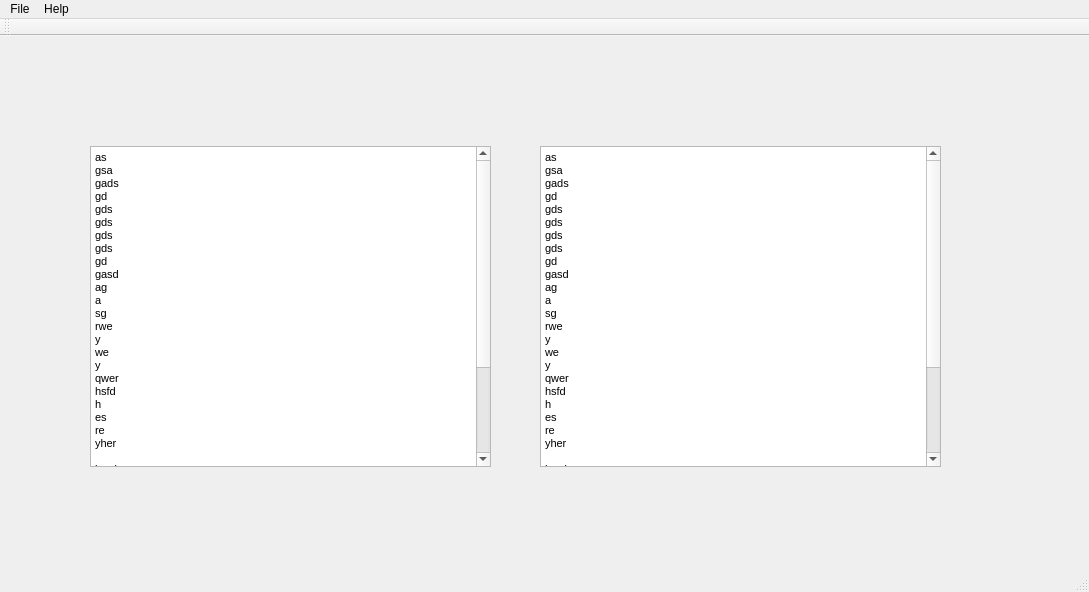
<?xml version="1.0" encoding="UTF-8"?>
<ui version="4.0">
 <class>MainWindow</class>
 <widget class="QMainWindow" name="MainWindow">
  <property name="geometry">
   <rect>
    <x>0</x>
    <y>0</y>
    <width>1089</width>
    <height>592</height>
   </rect>
  </property>
  <property name="windowTitle">
   <string>MainWindow</string>
  </property>
  <widget class="QWidget" name="centralWidget">
   <widget class="QTextEdit" name="textEdit">
    <property name="geometry">
     <rect>
      <x>90</x>
      <y>110</y>
      <width>401</width>
      <height>321</height>
     </rect>
    </property>
    <property name="html">
     <string>&lt;!DOCTYPE HTML PUBLIC &quot;-//W3C//DTD HTML 4.0//EN&quot; &quot;http://www.w3.org/TR/REC-html40/strict.dtd&quot;&gt;
&lt;html&gt;&lt;head&gt;&lt;meta name=&quot;qrichtext&quot; content=&quot;1&quot; /&gt;&lt;style type=&quot;text/css&quot;&gt;
p, li { white-space: pre-wrap; }
&lt;/style&gt;&lt;/head&gt;&lt;body style=&quot; font-family:'MS Shell Dlg 2'; font-size:8.25pt; font-weight:400; font-style:normal;&quot;&gt;
&lt;p style=&quot; margin-top:0px; margin-bottom:0px; margin-left:0px; margin-right:0px; -qt-block-indent:0; text-indent:0px;&quot;&gt;&lt;span style=&quot; font-size:8pt;&quot;&gt;as&lt;/span&gt;&lt;/p&gt;
&lt;p style=&quot; margin-top:0px; margin-bottom:0px; margin-left:0px; margin-right:0px; -qt-block-indent:0; text-indent:0px;&quot;&gt;&lt;span style=&quot; font-size:8pt;&quot;&gt;gsa&lt;/span&gt;&lt;/p&gt;
&lt;p style=&quot; margin-top:0px; margin-bottom:0px; margin-left:0px; margin-right:0px; -qt-block-indent:0; text-indent:0px;&quot;&gt;&lt;span style=&quot; font-size:8pt;&quot;&gt;gads&lt;/span&gt;&lt;/p&gt;
&lt;p style=&quot; margin-top:0px; margin-bottom:0px; margin-left:0px; margin-right:0px; -qt-block-indent:0; text-indent:0px;&quot;&gt;&lt;span style=&quot; font-size:8pt;&quot;&gt;gd&lt;/span&gt;&lt;/p&gt;
&lt;p style=&quot; margin-top:0px; margin-bottom:0px; margin-left:0px; margin-right:0px; -qt-block-indent:0; text-indent:0px;&quot;&gt;&lt;span style=&quot; font-size:8pt;&quot;&gt;gds&lt;/span&gt;&lt;/p&gt;
&lt;p style=&quot; margin-top:0px; margin-bottom:0px; margin-left:0px; margin-right:0px; -qt-block-indent:0; text-indent:0px;&quot;&gt;&lt;span style=&quot; font-size:8pt;&quot;&gt;gds&lt;/span&gt;&lt;/p&gt;
&lt;p style=&quot; margin-top:0px; margin-bottom:0px; margin-left:0px; margin-right:0px; -qt-block-indent:0; text-indent:0px;&quot;&gt;&lt;span style=&quot; font-size:8pt;&quot;&gt;gds&lt;/span&gt;&lt;/p&gt;
&lt;p style=&quot; margin-top:0px; margin-bottom:0px; margin-left:0px; margin-right:0px; -qt-block-indent:0; text-indent:0px;&quot;&gt;&lt;span style=&quot; font-size:8pt;&quot;&gt;gds&lt;/span&gt;&lt;/p&gt;
&lt;p style=&quot; margin-top:0px; margin-bottom:0px; margin-left:0px; margin-right:0px; -qt-block-indent:0; text-indent:0px;&quot;&gt;&lt;span style=&quot; font-size:8pt;&quot;&gt;gd&lt;/span&gt;&lt;/p&gt;
&lt;p style=&quot; margin-top:0px; margin-bottom:0px; margin-left:0px; margin-right:0px; -qt-block-indent:0; text-indent:0px;&quot;&gt;&lt;span style=&quot; font-size:8pt;&quot;&gt;gasd&lt;/span&gt;&lt;/p&gt;
&lt;p style=&quot; margin-top:0px; margin-bottom:0px; margin-left:0px; margin-right:0px; -qt-block-indent:0; text-indent:0px;&quot;&gt;&lt;span style=&quot; font-size:8pt;&quot;&gt;ag&lt;/span&gt;&lt;/p&gt;
&lt;p style=&quot; margin-top:0px; margin-bottom:0px; margin-left:0px; margin-right:0px; -qt-block-indent:0; text-indent:0px;&quot;&gt;&lt;span style=&quot; font-size:8pt;&quot;&gt;a&lt;/span&gt;&lt;/p&gt;
&lt;p style=&quot; margin-top:0px; margin-bottom:0px; margin-left:0px; margin-right:0px; -qt-block-indent:0; text-indent:0px;&quot;&gt;&lt;span style=&quot; font-size:8pt;&quot;&gt;sg&lt;/span&gt;&lt;/p&gt;
&lt;p style=&quot; margin-top:0px; margin-bottom:0px; margin-left:0px; margin-right:0px; -qt-block-indent:0; text-indent:0px;&quot;&gt;&lt;span style=&quot; font-size:8pt;&quot;&gt;rwe&lt;/span&gt;&lt;/p&gt;
&lt;p style=&quot; margin-top:0px; margin-bottom:0px; margin-left:0px; margin-right:0px; -qt-block-indent:0; text-indent:0px;&quot;&gt;&lt;span style=&quot; font-size:8pt;&quot;&gt;y&lt;/span&gt;&lt;/p&gt;
&lt;p style=&quot; margin-top:0px; margin-bottom:0px; margin-left:0px; margin-right:0px; -qt-block-indent:0; text-indent:0px;&quot;&gt;&lt;span style=&quot; font-size:8pt;&quot;&gt;we&lt;/span&gt;&lt;/p&gt;
&lt;p style=&quot; margin-top:0px; margin-bottom:0px; margin-left:0px; margin-right:0px; -qt-block-indent:0; text-indent:0px;&quot;&gt;&lt;span style=&quot; font-size:8pt;&quot;&gt;y&lt;/span&gt;&lt;/p&gt;
&lt;p style=&quot; margin-top:0px; margin-bottom:0px; margin-left:0px; margin-right:0px; -qt-block-indent:0; text-indent:0px;&quot;&gt;&lt;span style=&quot; font-size:8pt;&quot;&gt;qwer&lt;/span&gt;&lt;/p&gt;
&lt;p style=&quot; margin-top:0px; margin-bottom:0px; margin-left:0px; margin-right:0px; -qt-block-indent:0; text-indent:0px;&quot;&gt;&lt;span style=&quot; font-size:8pt;&quot;&gt;hsfd&lt;/span&gt;&lt;/p&gt;
&lt;p style=&quot; margin-top:0px; margin-bottom:0px; margin-left:0px; margin-right:0px; -qt-block-indent:0; text-indent:0px;&quot;&gt;&lt;span style=&quot; font-size:8pt;&quot;&gt;h&lt;/span&gt;&lt;/p&gt;
&lt;p style=&quot; margin-top:0px; margin-bottom:0px; margin-left:0px; margin-right:0px; -qt-block-indent:0; text-indent:0px;&quot;&gt;&lt;span style=&quot; font-size:8pt;&quot;&gt;es&lt;/span&gt;&lt;/p&gt;
&lt;p style=&quot; margin-top:0px; margin-bottom:0px; margin-left:0px; margin-right:0px; -qt-block-indent:0; text-indent:0px;&quot;&gt;&lt;span style=&quot; font-size:8pt;&quot;&gt;re&lt;/span&gt;&lt;/p&gt;
&lt;p style=&quot; margin-top:0px; margin-bottom:0px; margin-left:0px; margin-right:0px; -qt-block-indent:0; text-indent:0px;&quot;&gt;&lt;span style=&quot; font-size:8pt;&quot;&gt;yher&lt;/span&gt;&lt;/p&gt;
&lt;p style=&quot;-qt-paragraph-type:empty; margin-top:0px; margin-bottom:0px; margin-left:0px; margin-right:0px; -qt-block-indent:0; text-indent:0px; font-size:8pt;&quot;&gt;&lt;br /&gt;&lt;/p&gt;
&lt;p style=&quot; margin-top:0px; margin-bottom:0px; margin-left:0px; margin-right:0px; -qt-block-indent:0; text-indent:0px;&quot;&gt;&lt;span style=&quot; font-size:8pt;&quot;&gt;hred&lt;/span&gt;&lt;/p&gt;
&lt;p style=&quot; margin-top:0px; margin-bottom:0px; margin-left:0px; margin-right:0px; -qt-block-indent:0; text-indent:0px;&quot;&gt;&lt;span style=&quot; font-size:8pt;&quot;&gt;h&lt;/span&gt;&lt;/p&gt;
&lt;p style=&quot; margin-top:0px; margin-bottom:0px; margin-left:0px; margin-right:0px; -qt-block-indent:0; text-indent:0px;&quot;&gt;&lt;span style=&quot; font-size:8pt;&quot;&gt;er&lt;/span&gt;&lt;/p&gt;
&lt;p style=&quot; margin-top:0px; margin-bottom:0px; margin-left:0px; margin-right:0px; -qt-block-indent:0; text-indent:0px;&quot;&gt;&lt;span style=&quot; font-size:8pt;&quot;&gt;h3&lt;/span&gt;&lt;/p&gt;
&lt;p style=&quot; margin-top:0px; margin-bottom:0px; margin-left:0px; margin-right:0px; -qt-block-indent:0; text-indent:0px;&quot;&gt;&lt;span style=&quot; font-size:8pt;&quot;&gt;qy&lt;/span&gt;&lt;/p&gt;
&lt;p style=&quot; margin-top:0px; margin-bottom:0px; margin-left:0px; margin-right:0px; -qt-block-indent:0; text-indent:0px;&quot;&gt;&lt;span style=&quot; font-size:8pt;&quot;&gt;hfd&lt;/span&gt;&lt;/p&gt;
&lt;p style=&quot; margin-top:0px; margin-bottom:0px; margin-left:0px; margin-right:0px; -qt-block-indent:0; text-indent:0px;&quot;&gt;&lt;span style=&quot; font-size:8pt;&quot;&gt;g&lt;/span&gt;&lt;/p&gt;
&lt;p style=&quot; margin-top:0px; margin-bottom:0px; margin-left:0px; margin-right:0px; -qt-block-indent:0; text-indent:0px;&quot;&gt;&lt;span style=&quot; font-size:8pt;&quot;&gt;eds&lt;/span&gt;&lt;/p&gt;
&lt;p style=&quot; margin-top:0px; margin-bottom:0px; margin-left:0px; margin-right:0px; -qt-block-indent:0; text-indent:0px;&quot;&gt;&lt;span style=&quot; font-size:8pt;&quot;&gt;h&lt;/span&gt;&lt;/p&gt;
&lt;p style=&quot; margin-top:0px; margin-bottom:0px; margin-left:0px; margin-right:0px; -qt-block-indent:0; text-indent:0px;&quot;&gt;&lt;span style=&quot; font-size:8pt;&quot;&gt;reyh&lt;/span&gt;&lt;/p&gt;&lt;/body&gt;&lt;/html&gt;</string>
    </property>
   </widget>
   <widget class="QTextEdit" name="textEdit_2">
    <property name="geometry">
     <rect>
      <x>540</x>
      <y>110</y>
      <width>401</width>
      <height>321</height>
     </rect>
    </property>
    <property name="html">
     <string>&lt;!DOCTYPE HTML PUBLIC &quot;-//W3C//DTD HTML 4.0//EN&quot; &quot;http://www.w3.org/TR/REC-html40/strict.dtd&quot;&gt;
&lt;html&gt;&lt;head&gt;&lt;meta name=&quot;qrichtext&quot; content=&quot;1&quot; /&gt;&lt;style type=&quot;text/css&quot;&gt;
p, li { white-space: pre-wrap; }
&lt;/style&gt;&lt;/head&gt;&lt;body style=&quot; font-family:'MS Shell Dlg 2'; font-size:8.25pt; font-weight:400; font-style:normal;&quot;&gt;
&lt;p style=&quot; margin-top:0px; margin-bottom:0px; margin-left:0px; margin-right:0px; -qt-block-indent:0; text-indent:0px;&quot;&gt;&lt;span style=&quot; font-size:8pt;&quot;&gt;as&lt;/span&gt;&lt;/p&gt;
&lt;p style=&quot; margin-top:0px; margin-bottom:0px; margin-left:0px; margin-right:0px; -qt-block-indent:0; text-indent:0px;&quot;&gt;&lt;span style=&quot; font-size:8pt;&quot;&gt;gsa&lt;/span&gt;&lt;/p&gt;
&lt;p style=&quot; margin-top:0px; margin-bottom:0px; margin-left:0px; margin-right:0px; -qt-block-indent:0; text-indent:0px;&quot;&gt;&lt;span style=&quot; font-size:8pt;&quot;&gt;gads&lt;/span&gt;&lt;/p&gt;
&lt;p style=&quot; margin-top:0px; margin-bottom:0px; margin-left:0px; margin-right:0px; -qt-block-indent:0; text-indent:0px;&quot;&gt;&lt;span style=&quot; font-size:8pt;&quot;&gt;gd&lt;/span&gt;&lt;/p&gt;
&lt;p style=&quot; margin-top:0px; margin-bottom:0px; margin-left:0px; margin-right:0px; -qt-block-indent:0; text-indent:0px;&quot;&gt;&lt;span style=&quot; font-size:8pt;&quot;&gt;gds&lt;/span&gt;&lt;/p&gt;
&lt;p style=&quot; margin-top:0px; margin-bottom:0px; margin-left:0px; margin-right:0px; -qt-block-indent:0; text-indent:0px;&quot;&gt;&lt;span style=&quot; font-size:8pt;&quot;&gt;gds&lt;/span&gt;&lt;/p&gt;
&lt;p style=&quot; margin-top:0px; margin-bottom:0px; margin-left:0px; margin-right:0px; -qt-block-indent:0; text-indent:0px;&quot;&gt;&lt;span style=&quot; font-size:8pt;&quot;&gt;gds&lt;/span&gt;&lt;/p&gt;
&lt;p style=&quot; margin-top:0px; margin-bottom:0px; margin-left:0px; margin-right:0px; -qt-block-indent:0; text-indent:0px;&quot;&gt;&lt;span style=&quot; font-size:8pt;&quot;&gt;gds&lt;/span&gt;&lt;/p&gt;
&lt;p style=&quot; margin-top:0px; margin-bottom:0px; margin-left:0px; margin-right:0px; -qt-block-indent:0; text-indent:0px;&quot;&gt;&lt;span style=&quot; font-size:8pt;&quot;&gt;gd&lt;/span&gt;&lt;/p&gt;
&lt;p style=&quot; margin-top:0px; margin-bottom:0px; margin-left:0px; margin-right:0px; -qt-block-indent:0; text-indent:0px;&quot;&gt;&lt;span style=&quot; font-size:8pt;&quot;&gt;gasd&lt;/span&gt;&lt;/p&gt;
&lt;p style=&quot; margin-top:0px; margin-bottom:0px; margin-left:0px; margin-right:0px; -qt-block-indent:0; text-indent:0px;&quot;&gt;&lt;span style=&quot; font-size:8pt;&quot;&gt;ag&lt;/span&gt;&lt;/p&gt;
&lt;p style=&quot; margin-top:0px; margin-bottom:0px; margin-left:0px; margin-right:0px; -qt-block-indent:0; text-indent:0px;&quot;&gt;&lt;span style=&quot; font-size:8pt;&quot;&gt;a&lt;/span&gt;&lt;/p&gt;
&lt;p style=&quot; margin-top:0px; margin-bottom:0px; margin-left:0px; margin-right:0px; -qt-block-indent:0; text-indent:0px;&quot;&gt;&lt;span style=&quot; font-size:8pt;&quot;&gt;sg&lt;/span&gt;&lt;/p&gt;
&lt;p style=&quot; margin-top:0px; margin-bottom:0px; margin-left:0px; margin-right:0px; -qt-block-indent:0; text-indent:0px;&quot;&gt;&lt;span style=&quot; font-size:8pt;&quot;&gt;rwe&lt;/span&gt;&lt;/p&gt;
&lt;p style=&quot; margin-top:0px; margin-bottom:0px; margin-left:0px; margin-right:0px; -qt-block-indent:0; text-indent:0px;&quot;&gt;&lt;span style=&quot; font-size:8pt;&quot;&gt;y&lt;/span&gt;&lt;/p&gt;
&lt;p style=&quot; margin-top:0px; margin-bottom:0px; margin-left:0px; margin-right:0px; -qt-block-indent:0; text-indent:0px;&quot;&gt;&lt;span style=&quot; font-size:8pt;&quot;&gt;we&lt;/span&gt;&lt;/p&gt;
&lt;p style=&quot; margin-top:0px; margin-bottom:0px; margin-left:0px; margin-right:0px; -qt-block-indent:0; text-indent:0px;&quot;&gt;&lt;span style=&quot; font-size:8pt;&quot;&gt;y&lt;/span&gt;&lt;/p&gt;
&lt;p style=&quot; margin-top:0px; margin-bottom:0px; margin-left:0px; margin-right:0px; -qt-block-indent:0; text-indent:0px;&quot;&gt;&lt;span style=&quot; font-size:8pt;&quot;&gt;qwer&lt;/span&gt;&lt;/p&gt;
&lt;p style=&quot; margin-top:0px; margin-bottom:0px; margin-left:0px; margin-right:0px; -qt-block-indent:0; text-indent:0px;&quot;&gt;&lt;span style=&quot; font-size:8pt;&quot;&gt;hsfd&lt;/span&gt;&lt;/p&gt;
&lt;p style=&quot; margin-top:0px; margin-bottom:0px; margin-left:0px; margin-right:0px; -qt-block-indent:0; text-indent:0px;&quot;&gt;&lt;span style=&quot; font-size:8pt;&quot;&gt;h&lt;/span&gt;&lt;/p&gt;
&lt;p style=&quot; margin-top:0px; margin-bottom:0px; margin-left:0px; margin-right:0px; -qt-block-indent:0; text-indent:0px;&quot;&gt;&lt;span style=&quot; font-size:8pt;&quot;&gt;es&lt;/span&gt;&lt;/p&gt;
&lt;p style=&quot; margin-top:0px; margin-bottom:0px; margin-left:0px; margin-right:0px; -qt-block-indent:0; text-indent:0px;&quot;&gt;&lt;span style=&quot; font-size:8pt;&quot;&gt;re&lt;/span&gt;&lt;/p&gt;
&lt;p style=&quot; margin-top:0px; margin-bottom:0px; margin-left:0px; margin-right:0px; -qt-block-indent:0; text-indent:0px;&quot;&gt;&lt;span style=&quot; font-size:8pt;&quot;&gt;yher&lt;/span&gt;&lt;/p&gt;
&lt;p style=&quot;-qt-paragraph-type:empty; margin-top:0px; margin-bottom:0px; margin-left:0px; margin-right:0px; -qt-block-indent:0; text-indent:0px; font-size:8pt;&quot;&gt;&lt;br /&gt;&lt;/p&gt;
&lt;p style=&quot; margin-top:0px; margin-bottom:0px; margin-left:0px; margin-right:0px; -qt-block-indent:0; text-indent:0px;&quot;&gt;&lt;span style=&quot; font-size:8pt;&quot;&gt;hred&lt;/span&gt;&lt;/p&gt;
&lt;p style=&quot; margin-top:0px; margin-bottom:0px; margin-left:0px; margin-right:0px; -qt-block-indent:0; text-indent:0px;&quot;&gt;&lt;span style=&quot; font-size:8pt;&quot;&gt;h&lt;/span&gt;&lt;/p&gt;
&lt;p style=&quot; margin-top:0px; margin-bottom:0px; margin-left:0px; margin-right:0px; -qt-block-indent:0; text-indent:0px;&quot;&gt;&lt;span style=&quot; font-size:8pt;&quot;&gt;er&lt;/span&gt;&lt;/p&gt;
&lt;p style=&quot; margin-top:0px; margin-bottom:0px; margin-left:0px; margin-right:0px; -qt-block-indent:0; text-indent:0px;&quot;&gt;&lt;span style=&quot; font-size:8pt;&quot;&gt;h3&lt;/span&gt;&lt;/p&gt;
&lt;p style=&quot; margin-top:0px; margin-bottom:0px; margin-left:0px; margin-right:0px; -qt-block-indent:0; text-indent:0px;&quot;&gt;&lt;span style=&quot; font-size:8pt;&quot;&gt;qy&lt;/span&gt;&lt;/p&gt;
&lt;p style=&quot; margin-top:0px; margin-bottom:0px; margin-left:0px; margin-right:0px; -qt-block-indent:0; text-indent:0px;&quot;&gt;&lt;span style=&quot; font-size:8pt;&quot;&gt;hfd&lt;/span&gt;&lt;/p&gt;
&lt;p style=&quot; margin-top:0px; margin-bottom:0px; margin-left:0px; margin-right:0px; -qt-block-indent:0; text-indent:0px;&quot;&gt;&lt;span style=&quot; font-size:8pt;&quot;&gt;g&lt;/span&gt;&lt;/p&gt;
&lt;p style=&quot; margin-top:0px; margin-bottom:0px; margin-left:0px; margin-right:0px; -qt-block-indent:0; text-indent:0px;&quot;&gt;&lt;span style=&quot; font-size:8pt;&quot;&gt;eds&lt;/span&gt;&lt;/p&gt;
&lt;p style=&quot; margin-top:0px; margin-bottom:0px; margin-left:0px; margin-right:0px; -qt-block-indent:0; text-indent:0px;&quot;&gt;&lt;span style=&quot; font-size:8pt;&quot;&gt;h&lt;/span&gt;&lt;/p&gt;
&lt;p style=&quot; margin-top:0px; margin-bottom:0px; margin-left:0px; margin-right:0px; -qt-block-indent:0; text-indent:0px;&quot;&gt;&lt;span style=&quot; font-size:8pt;&quot;&gt;reyh&lt;/span&gt;&lt;/p&gt;&lt;/body&gt;&lt;/html&gt;</string>
    </property>
   </widget>
  </widget>
  <widget class="QMenuBar" name="menuBar">
   <property name="geometry">
    <rect>
     <x>0</x>
     <y>0</y>
     <width>1089</width>
     <height>21</height>
    </rect>
   </property>
   <widget class="QMenu" name="menuMenu1">
    <property name="title">
     <string>File</string>
    </property>
    <addaction name="actionOpen"/>
    <addaction name="actionExit"/>
   </widget>
   <widget class="QMenu" name="menuHelp">
    <property name="title">
     <string>Help</string>
    </property>
    <addaction name="actionAbout"/>
   </widget>
   <addaction name="menuMenu1"/>
   <addaction name="menuHelp"/>
  </widget>
  <widget class="QToolBar" name="mainToolBar">
   <attribute name="toolBarArea">
    <enum>TopToolBarArea</enum>
   </attribute>
   <attribute name="toolBarBreak">
    <bool>false</bool>
   </attribute>
  </widget>
  <widget class="QStatusBar" name="statusBar"/>
  <action name="actionAbout">
   <property name="text">
    <string>About</string>
   </property>
  </action>
  <action name="actionOpen">
   <property name="text">
    <string>Open..</string>
   </property>
  </action>
  <action name="actionExport">
   <property name="text">
    <string>Export..</string>
   </property>
  </action>
  <action name="actionExit">
   <property name="text">
    <string>Exit</string>
   </property>
  </action>
 </widget>
 <layoutdefault spacing="6" margin="11"/>
 <resources/>
 <connections/>
</ui>
